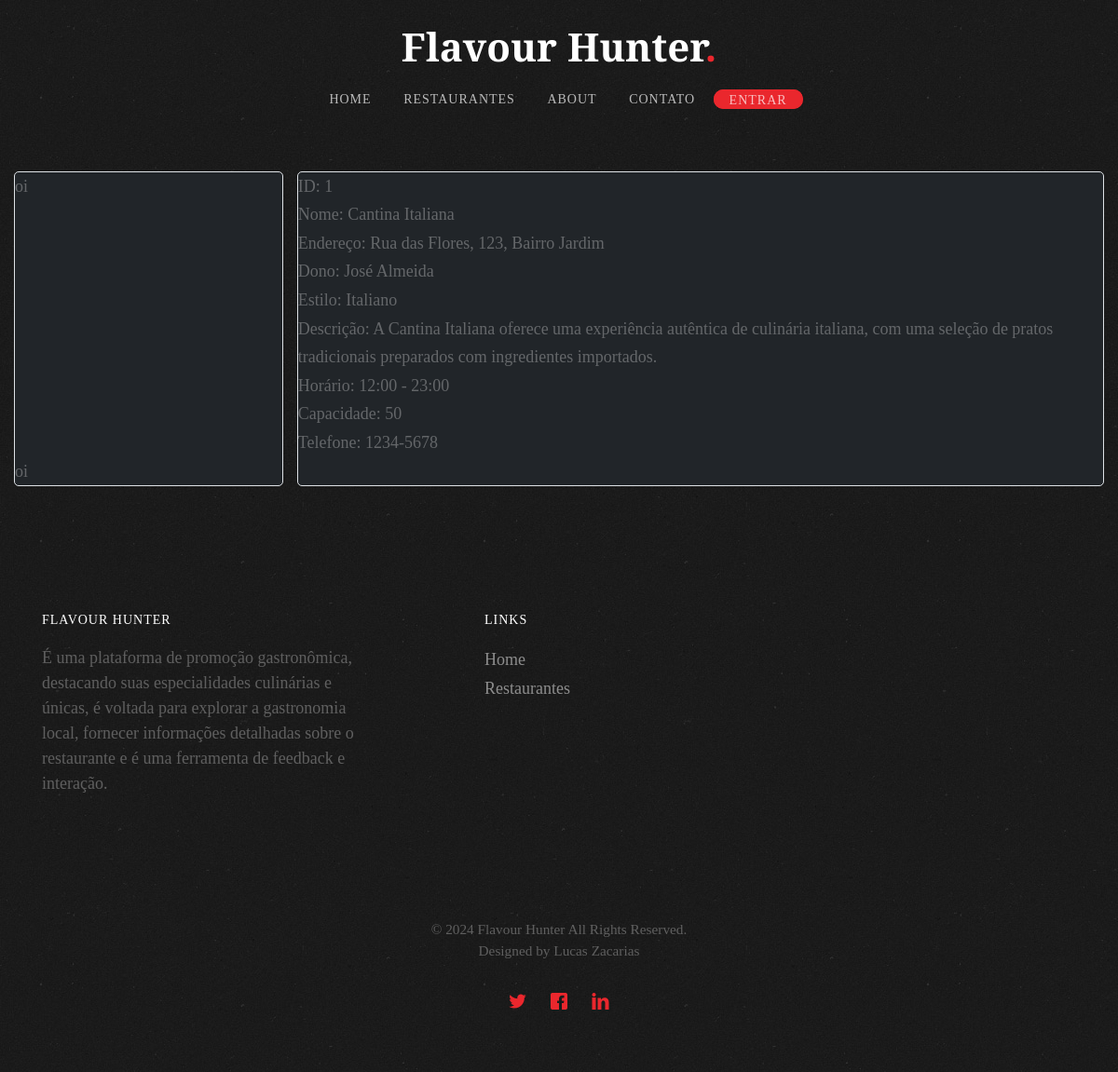
The app's page /restaurante.php?id=1 with its own data.
### tables this page shows
CREATE TABLE restaurantes (
    id_restaurante INT AUTO_INCREMENT PRIMARY KEY,
    id_proprietario INT,
    nome VARCHAR(255),
    endereco VARCHAR(255),
    dono VARCHAR(255),
    estilo_culinario VARCHAR(255),
    descricao TEXT,
    horario VARCHAR(255),
    capacidade INT,
    telefone VARCHAR(20),
    foto_restaurante MEDIUMBLOB,
	FOREIGN KEY (id_proprietario) REFERENCES usuarios(id_user)
);

### restaurante.php (the view, shortened to what this page needs)
<?php
include("includes/navbar.php");
include("Conexão.php");
if (isset($_GET['id'])) {
    $id_restaurante = $_GET['id'];
$sql = "SELECT id_restaurante, nome, endereco, dono, estilo_culinario, descricao, horario, capacidade, telefone
            FROM restaurantes
            WHERE id_restaurante = $id_restaurante";
$result = $conn->query($sql);
?>
<br><br><br><br><br><br>
<div class="container-fluid pb-3">
    <div class="d-grid gap-4" style="grid-template-columns: 1fr 3fr;">
        <div class="bg-dark border rounded-3">
            oi
            <br><br><br><br><br><br><br><br><br><br>
            oi
        </div>
        <div class="bg-dark border rounded-3">
            <?php
            if ($result->num_rows > 0) {
                while ($row = $result->fetch_assoc()) {
            ?>
                    ID:         <?php echo $row["id_restaurante"] ?> <br>
                    Nome:       <?php echo $row["nome"] ?> <br>
                    Endereço:   <?php echo $row["endereco"] ?> <br>
                    Dono:       <?php echo $row["dono"] ?> <br>
                    Estilo:     <?php echo $row["estilo_culinario"] ?> <br>
                    Descrição:  <?php echo $row["descricao"] ?> <br>
                    Horário:    <?php echo $row["horario"] ?> <br>
                    Capacidade: <?php echo $row["capacidade"] ?> <br>
                    Telefone:   <?php echo $row["telefone"] ?> <br>
            <?php
                }
            } else {
                echo "0 resultados";
            }
            ?>
        </div>
    </div>
</div>
<?php
} else {
    echo "ID do restaurante não fornecido na URL";
}
include("includes/footer.php") ?>

### includes/navbar.php (shortened to what this page needs)
<!DOCTYPE HTML>
<html>
<head>
	<link href="https://cdn.jsdelivr.net/npm/bootstrap@5.3.3/dist/css/bootstrap.min.css" rel="stylesheet">
	<link rel="stylesheet" href="css/animate.css">
	<link rel="stylesheet" href="css/icomoon.css">
	<link rel="stylesheet" href="css/bootstrap.css">
	<link rel="stylesheet" href="css/flexslider.css">
	<link rel="stylesheet" href="css/style.css">
</head>
<body>
	<div id="page">
		<nav class="fh5co-nav" role="navigation">
			<div class="container">
				<div class="row">
					<div class="col-xs-12 text-center logo-wrap">
						<div id="fh5co-logo"><a href="index.php">Flavour Hunter<span>.</span></a></div>
					</div>
					<div class="col-xs-12 text-center menu-1 menu-wrap">
						<ul>
							<?php $currentPage = basename($_SERVER['SCRIPT_NAME']); ?>
							<li <?php if ($currentPage === 'index.php') : ?>class="active" <?php endif; ?>>
								<a href="index.php">Home</a>
							</li>
							<li <?php if ($currentPage === 'restaurantes.php') : ?>class="active" <?php endif; ?>>
								<a href="restaurantes.php">Restaurantes</a>
							</li>
							<li <?php if ($currentPage === 'about.php') : ?>class="active" <?php endif; ?>>
								<a href="about.php">About</a>
							</li>
							<li <?php if ($currentPage === 'contato.php') : ?>class="active" <?php endif; ?>>
								<a href="contato.php">Contato</a>
							</li>
							<?php
							if (isset($_SESSION["loggedIn"]) && $_SESSION["loggedIn"]) {
								$user = $_SESSION['email'];
							?>
								<li>
									<a href="users.php">
										<svg xmlns="http://www.w3.org/2000/svg" width="14" height="14" fill="currentColor" class="bi bi-person-circle" viewBox="0 0 16 16">
											<path d="M11 6a3 3 0 1 1-6 0 3 3 0 0 1 6 0" />
											<path fill-rule="evenodd" d="M0 8a8 8 0 1 1 16 0A8 8 0 0 1 0 8m8-7a7 7 0 0 0-5.468 11.37C3.242 11.226 4.805 10 8 10s4.757 1.225 5.468 2.37A7 7 0 0 0 8 1" />
										</svg>
										Perfil
									</a>
								</li>
					</div>
				<?php } else { ?>
					<li class="btn btn-primary"><a href="login.php">Entrar</a></li>
				<?php } ?>
				</ul>
				</div>
			</div>
	</div>
	</nav>

### includes/footer.php (shortened to what this page needs)
<footer id="fh5co-footer" role="contentinfo" class="fh5co-section">
		<div class="container">
			<div class="row row-pb-md">
				<div class="col-md-4 fh5co-widget">
					<h4>Flavour hunter</h4>
					<p>É uma plataforma de promoção gastronômica, destacando suas especialidades culinárias e únicas, é voltada para explorar a gastronomia local, fornecer informações detalhadas sobre o restaurante e é uma ferramenta de feedback e interação.</p>
				</div>
				<div class="col-md-2 col-md-push-1 fh5co-widget">
					<h4>Links</h4>
					<ul class="fh5co-footer-links">
						<li><a href="#">Home</a></li>
						<li><a href="#">Restaurantes</a></li>
					</ul>
				</div>
			</div>
			<div class="row copyright">
				<div class="col-md-12 text-center">
					<p>
						<small class="block">&copy; 2024 Flavour Hunter All Rights Reserved.</small>
						<small class="block">Designed by Lucas Zacarias</small>
					</p>
					<p>
						<ul class="fh5co-social-icons">
							<li><a href="#"><i class="icon-twitter2"></i></a></li>
							<li><a href="#"><i class="icon-facebook2"></i></a></li>
							<li><a href="#"><i class="icon-linkedin2"></i></a></li>
						</ul>
					</p>
				</div>
			</div>
		</div>
	</footer>
	</div>
	</body>
</html>

### css/icomoon.css (style rules this page uses)
[class^="icon-"], [class*=" icon-"] { font-family: 'icomoon' !important; speak: none; font-style: normal; font-weight: normal; font-variant: normal; text-transform: none; line-height: 1; -webkit-font-smoothing: antialiased; -moz-osx-font-smoothing: grayscale; }
.icon-facebook2:before { content: "\ea68"; }
.icon-linkedin2:before { content: "\ea74"; }
.icon-twitter2:before { content: "\ea7d"; }

### css/style.css (style rules this page uses)
body { font-family: "Cormorant Garamond", Georgia, serif; font-weight: 400; font-size: 18px; line-height: 1.7; color: rgba(255, 255, 255, 0.3); background: #000 url(../images/broken_noise.png) repeat; }
#page { position: relative; overflow-x: hidden; width: 100%; height: 100%; -webkit-transition: 0.5s; -o-transition: 0.5s; transition: 0.5s; }
a { color: #ea272d; -webkit-transition: 0.5s; -o-transition: 0.5s; transition: 0.5s; }
p { margin-bottom: 30px; font-style: 18px; }
h1, h2, h3, h4, h5, h6, figure { color: #000; font-family: "Cormorant Garamond", Georgia, serif; font-weight: 400; margin: 0 0 20px 0; }
.fh5co-nav { position: fixed; width: 100%; left: 0; right: 0; background: transparent; z-index: 1001; top: 0; padding: 14px 0; -webkit-transition: 0.3s; -o-transition: 0.3s; transition: 0.3s; }
.fh5co-nav #fh5co-logo { font-size: 32px; margin: 0; padding: 0; font-weight: 700; font-family: "Cormorant Garamond", Georgia, serif; color: #fff !important; }
.fh5co-nav #fh5co-logo a { font-size: 42px; color: #fff !important; }
.fh5co-nav #fh5co-logo a span { color: #ea272d; }
.fh5co-nav ul { padding: 0; margin: 5px 0 0 0; }
.fh5co-nav ul li { padding: 0; margin: 0; list-style: none; display: inline; }
.fh5co-nav ul li > a { text-transform: uppercase; letter-spacing: 1px; font-size: 14px; }
.fh5co-nav ul li a { padding: 30px 15px; color: rgba(255, 255, 255, 0.7); -webkit-transition: 0.5s; -o-transition: 0.5s; transition: 0.5s; }
.fh5co-section { padding: 7em 0; }
.fh5co-section p { color: rgba(255, 255, 255, 0.3); font-size: 18px; line-height: 1.5; }
#fh5co-slider, #fh5co-about, #fh5co-wireframe, #fh5co-started, #fh5co-portfolio, #fh5co-blog, #fh5co-content-section, #fh5co-contact, #fh5co-footer { padding: 7em 0; clear: both; }
.fh5co-social-icons { margin: 0; padding: 0; }
.fh5co-social-icons li { margin: 0; padding: 0; list-style: none; display: -moz-inline-stack; display: inline-block; zoom: 1; *display: inline; }
.fh5co-social-icons li a { display: -moz-inline-stack; display: inline-block; zoom: 1; *display: inline; color: #ea272d; padding-left: 10px; padding-right: 10px; }
.fh5co-social-icons li a i { font-size: 20px; }
#fh5co-footer .fh5co-footer-links { padding: 0; margin: 0; }
#fh5co-footer .fh5co-footer-links li { padding: 0; margin: 0; list-style: none; color: rgba(255, 255, 255, 0.5); }
#fh5co-footer .fh5co-footer-links li a { color: rgba(255, 255, 255, 0.5); text-decoration: none; }
#fh5co-footer .fh5co-widget { margin-bottom: 30px; }
#fh5co-footer .fh5co-widget h4 { color: #fff; text-transform: uppercase; margin-bottom: 20px; font-size: 14px; letter-spacing: 1px; }
#fh5co-footer .copyright .block { display: block; }
.btn { margin-right: 4px; margin-bottom: 4px; font-family: "Cormorant Garamond", Georgia, serif; font-size: 16px; font-weight: 400; -webkit-border-radius: 30px; -moz-border-radius: 30px; -ms-border-radius: 30px; border-radius: 30px; -webkit-transition: 0.5s; -o-transition: 0.5s; transition: 0.5s; padding: 8px 20px; }
.btn-primary { background: #ea272d; color: #fff; border: 2px solid #ea272d; }
.row-pb-md { padding-bottom: 4em !important; }

### records on screen
restaurantes: id_restaurante "1", nome "Cantina Italiana", endereco "Rua das Flores, 123, Bairro Jardim", dono "José Almeida", estilo_culinario "Italiano", descricao "A Cantina Italiana oferece uma experiência autêntica de culinária italiana, com uma seleção de pratos tradicionais preparados com ingredientes importados.", horario "12:00 - 23:00", capacidade "50", telefone "1234-5678"
